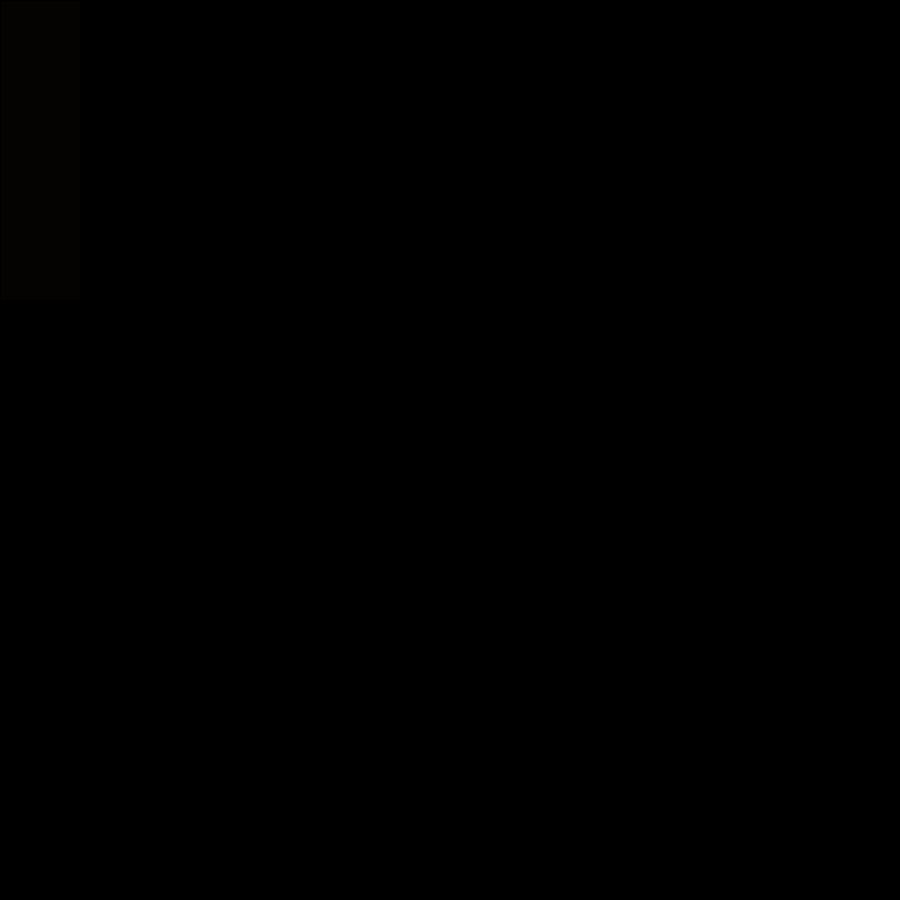
Frame 1 (no input)
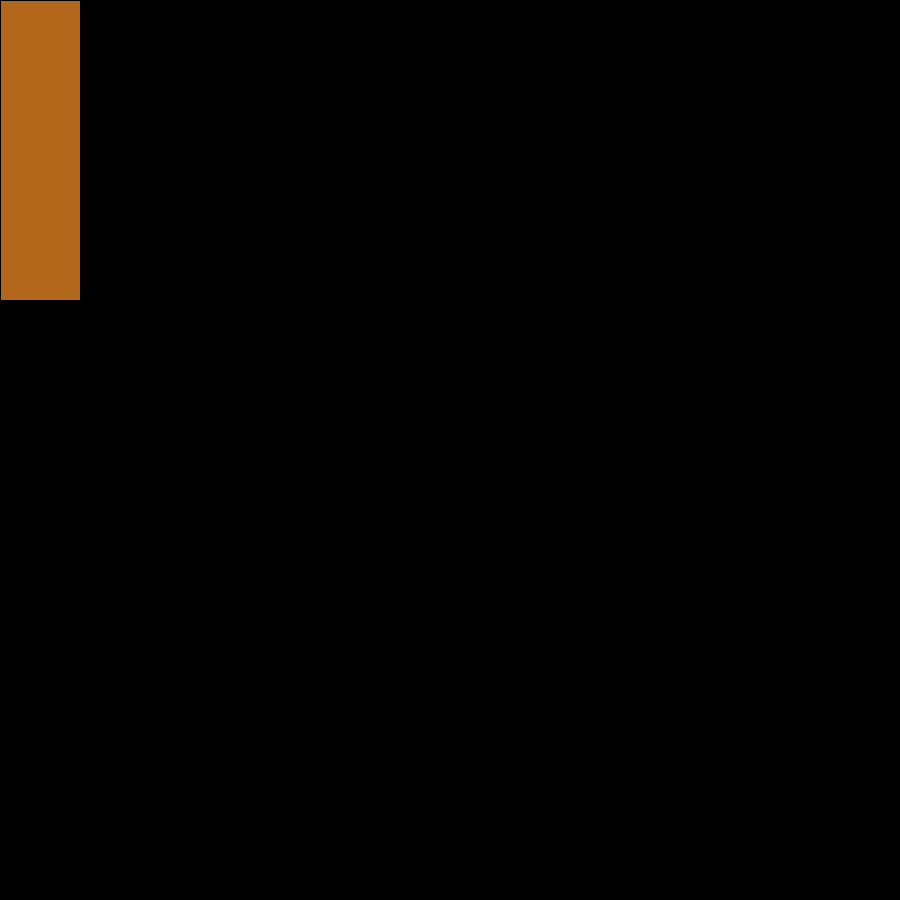
Frame 60 (the mouse pressed at the canvas centre just before this capture)
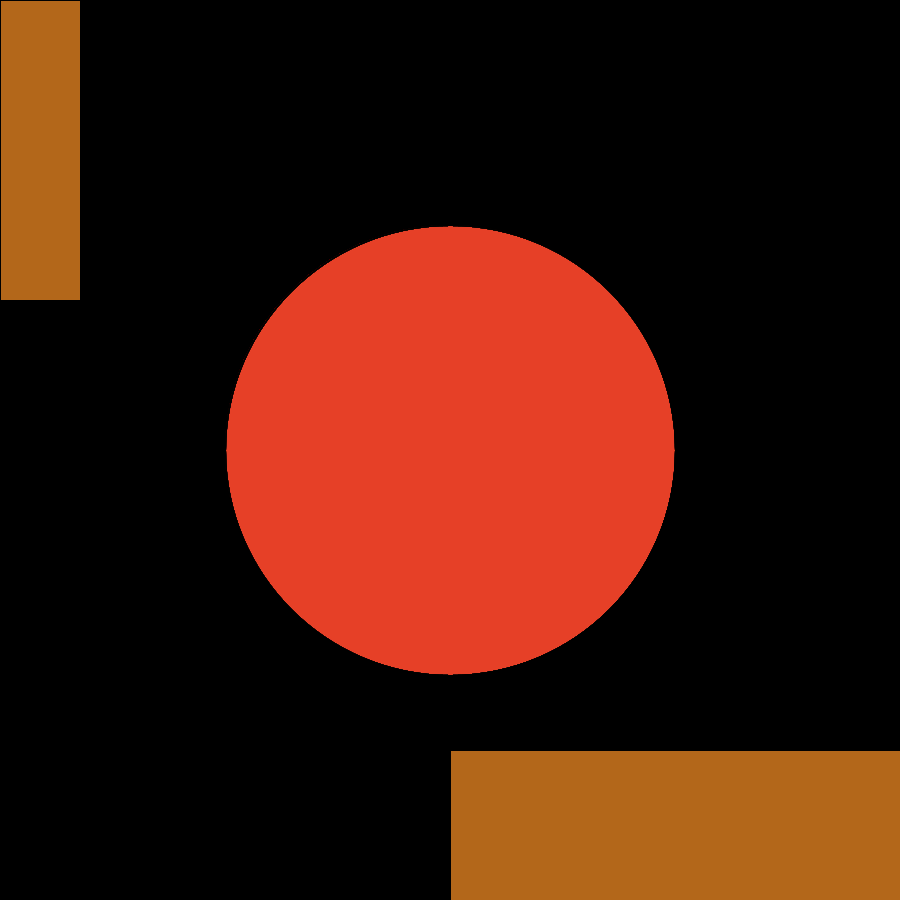
Frame 120 (the mouse held since frame 60 and released just before this capture)

The Processing sketch that drew these frames (run headless with seeded random() and noise(); from frame 60 on, the mouse is pressed at the canvas centre):

// Processing sketch: processing_186906
// ── processing_186906.pde

float px=1;
void setup (){size(900,900);background(0);}
void draw() 
{ if (mousePressed)ellipse(mouseX, 450, mouseX, 450);fill(240,134,34,5);
rect(mouseX, mouseY+300, mouseX +80, mouseY-300);fill(245,69,59,10);}
